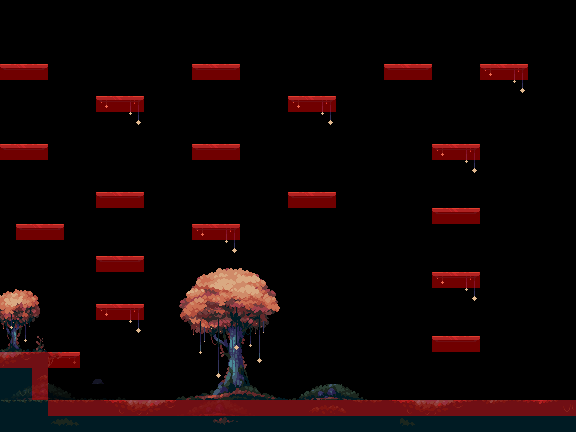

Below is a game level as drawn by its tile map, then a one-line description and the .tmx that defines it (tile-layer data replaced by summaries):
An orthogonal 36x27 tile map with 16x16 px tiles, 6 tile layers (Trees, Foreground Objects, Lights, Platforms, ...), 3 tilesets and 4 objects.

<map version="1.9" tiledversion="1.9.2" orientation="orthogonal" renderorder="right-down" width="36" height="27" tilewidth="16" tileheight="16" infinite="0" nextlayerid="10" nextobjectid="7">
 <editorsettings>
  <export target="../tiled.js" format="js" />
 </editorsettings>
 <tileset firstgid="1" source="springstar.tsx" />
 <tileset firstgid="199" source="background.tsx" />
 <tileset firstgid="202" source="collision.tsx" />
 <objectgroup id="6" name="Bg1">
  <object id="1" gid="199" x="-19.071" y="432.285" width="603.256" height="438.875" />
  <object id="3" gid="200" x="1.07112" y="430.386" width="288" height="180" />
 </objectgroup>
 <objectgroup id="7" name="Bg2">
  <object id="5" gid="200" x="-10.2515" y="409.864" width="585.219" height="317.287" />
 </objectgroup>
 <objectgroup id="8" name="Bg3">
  <object id="6" gid="201" x="-10.9592" y="421.187" width="588.05" height="347.009" />
 </objectgroup>
 <layer id="1" name="Trees" width="36" height="27">
  <data>[972 cells, 184 non-empty, 125 distinct tile ids]</data>
 </layer>
 <layer id="2" name="Foreground Objects" width="36" height="27" opacity="0.39">
  <data>[972 cells, 21 non-empty, 14 distinct tile ids]</data>
 </layer>
 <layer id="4" name="Lights" width="36" height="27">
  <data>[972 cells, 21 non-empty, 3 distinct tile ids]</data>
 </layer>
 <layer id="3" name="Platforms" width="36" height="27">
  <data>[972 cells, 56 non-empty, 4 distinct tile ids]</data>
 </layer>
 <layer id="9" name="FloorCollisions" width="36" height="27" opacity="0.44">
  <data>[972 cells, 38 non-empty, 1 distinct tile ids]</data>
 </layer>
 <layer id="5" name="PlatformCollisions" width="36" height="27" opacity="0.44">
  <data>[972 cells, 56 non-empty, 1 distinct tile ids]</data>
 </layer>
</map>
